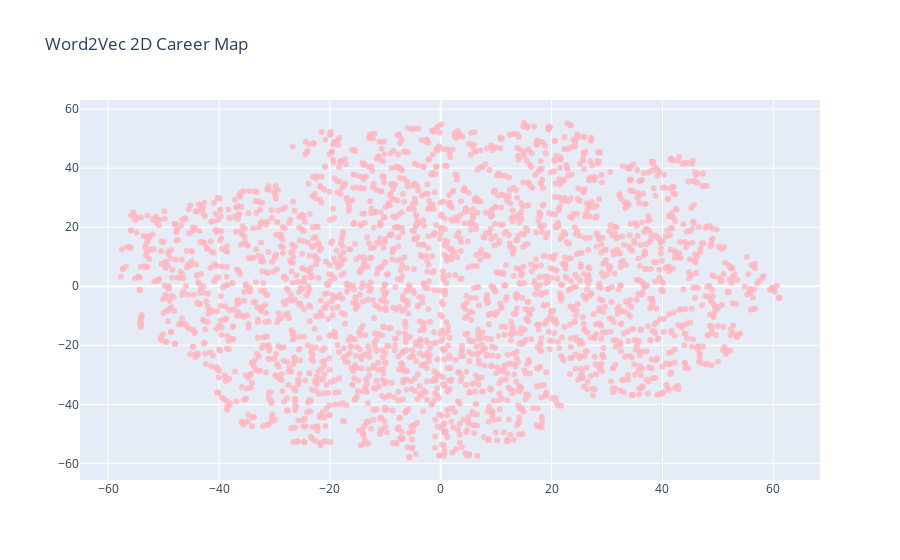

Here is the notebook cell this chart was saved with:
### Code cell
import plotly.graph_objects as go
# Display data
fig = go.Figure()

fig.add_trace(go.Scatter(
    x=w2v_visual[:,0], y=w2v_visual[:,1],
    text=train['posTitle'], # ! LABELS ARE WRONG
    mode='markers',
    marker_color='rgba(255, 182, 193, .8)'
))
fig.update_layout(title='Word2Vec 2D Career Map')

### Figure 1 — Plotly figure (JSON) as saved in the notebook; plotly's stock layout.template omitted (floating-point values rounded to 4 significant figures; data arrays with more than 128 entries replaced by an {"elided": "..."} marker saying what was removed)
{"data": [{"marker": {"color": "rgba(255, 182, 193, .8)"}, "mode": "markers", "text": {"elided": "2817 str values"}, "type": "scatter", "x": {"elided": "2817 float values"}, "y": {"elided": "2817 float values"}}], "layout": {"title": {"text": "Word2Vec 2D Career Map"}}}
